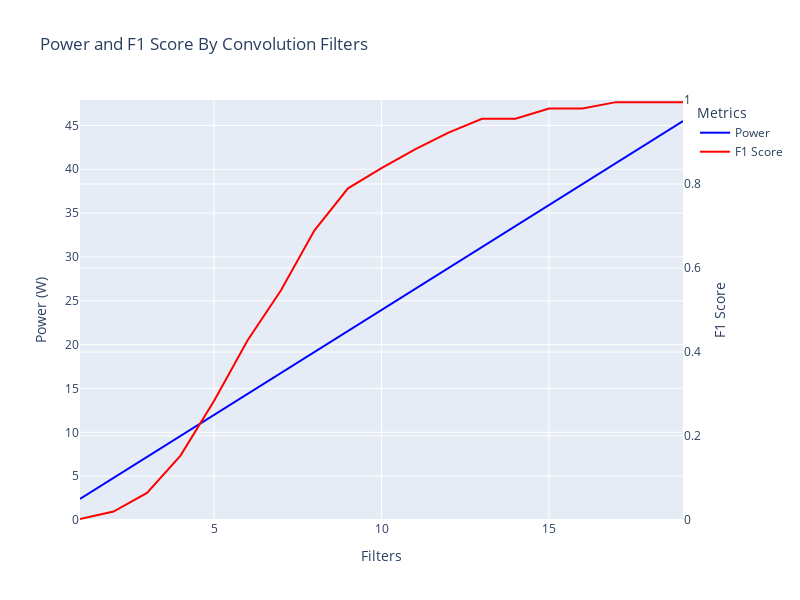

The code cell stored with this chart in its notebook:
### Code cell
fig = go.Figure()

# Add Power trace
fig.add_trace(go.Scatter(
    x=n_filters,
    y=stacked[:,0],
    mode='lines',
    name='Power',
    line=dict(color='blue')
))

# Add F1 Score trace
fig.add_trace(go.Scatter(
    x=n_filters,
    y=stacked[:,1],
    mode='lines',
    name='F1 Score',
    line=dict(color='red'),
    yaxis="y2"
))

# Update layout
fig.update_layout(
    title_text='Power and F1 Score By Convolution Filters',
    xaxis_title='Filters',
    yaxis_title='Power (W)',
    yaxis2=dict(
        title="F1 Score",
        overlaying="y",
        side="right",
        range=[0, 1]
    ),
    legend_title_text='Metrics',
    width = 800,
    height = 600
)

fig

### Figure 1 — Plotly figure (JSON) as saved in the notebook; plotly's stock layout.template omitted (floating-point values rounded to 4 significant figures)
{"data": [{"line": {"color": "blue"}, "mode": "lines", "name": "Power", "type": "scatter", "x": [1, 2, 3, 4, 5, 6, 7, 8, 9, 10, 11, 12, 13, 14, 15, 16, 17, 18, 19], "y": [2.395, 4.79, 7.185, 9.58, 11.98, 14.37, 16.77, 19.16, 21.56, 23.95, 26.35, 28.74, 31.14, 33.53, 35.93, 38.32, 40.72, 43.11, 45.51]}, {"line": {"color": "red"}, "mode": "lines", "name": "F1 Score", "type": "scatter", "x": [1, 2, 3, 4, 5, 6, 7, 8, 9, 10, 11, 12, 13, 14, 15, 16, 17, 18, 19], "y": [0.002491, 0.02002, 0.06455, 0.1533, 0.2832, 0.4275, 0.5472, 0.6897, 0.7897, 0.8378, 0.8826, 0.9223, 0.9552, 0.9552, 0.9798, 0.9798, 0.9949, 0.9949, 0.9949], "yaxis": "y2"}], "layout": {"height": 600, "legend": {"title": {"text": "Metrics"}}, "title": {"text": "Power and F1 Score By Convolution Filters"}, "width": 800, "xaxis": {"title": {"text": "Filters"}}, "yaxis": {"title": {"text": "Power (W)"}}, "yaxis2": {"overlaying": "y", "range": [0, 1], "side": "right", "title": {"text": "F1 Score"}}}}
